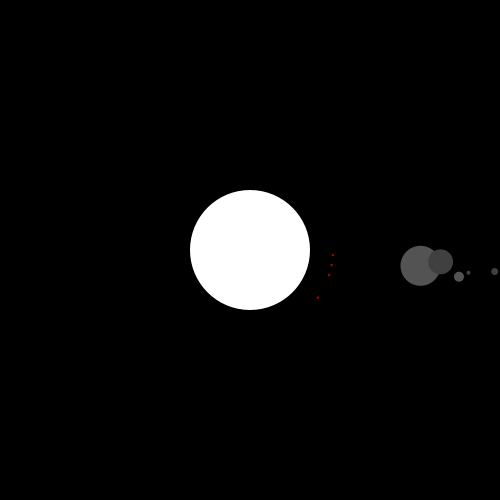
Frame 1 (no input)
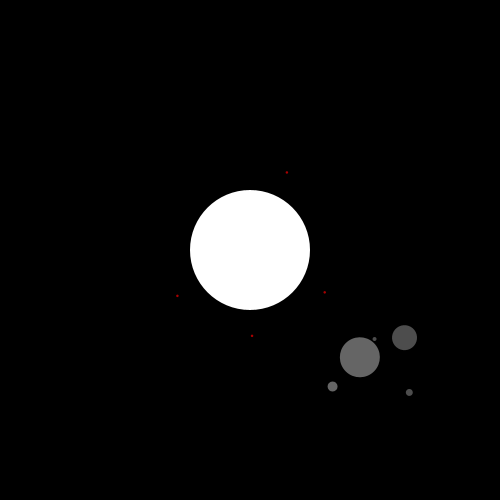
Frame 60 (the mouse pressed at the canvas centre just before this capture)
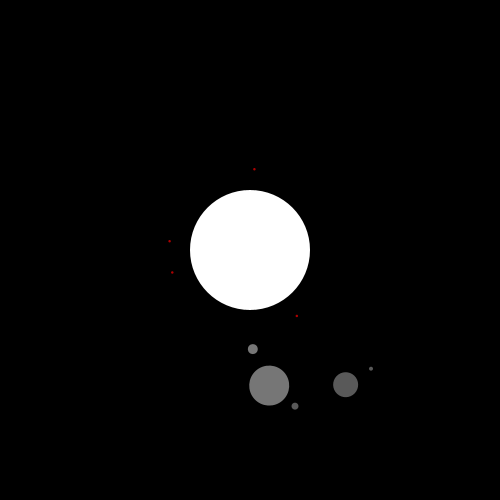
Frame 120 (the mouse held since frame 60 and released just before this capture)

The Processing sketch that drew these frames (run headless with seeded random() and noise(); from frame 60 on, the mouse is pressed at the canvas centre):

// Processing sketch: processing_60841
// ── processing_60841.pde

int s;
float xoff = 0.0;
float xxx = 0.0;
float yyy = 0.0;

void setup() {
    size(500, 500);
    smooth();
        

}
 
 
void draw() { 
    background(0);
xoff = xoff + 0.03;
xxx = xxx + 0.003;
yyy = yyy + 0.003;
float n = noise(xoff) * 30 + 65;
float n2 = noise(xxx) * 200 + 50;     
float n3 = noise(yyy) * 150 + 100;    
    translate(width/2, height/2);

    fill(255);
    noStroke();
    ellipseMode(CENTER);
    ellipse(0, 0, 120, 120);

    
    pushMatrix();
    rotate(millis() * 0.001 * TWO_PI / 5 );
    translate(n, 0);
    colorMode(HSB);
    fill(255,255,255-n);
    ellipse(0, 0, 2.5, 2.5);
    popMatrix();
    
    
    pushMatrix();
    rotate(millis() * 0.001 * TWO_PI / 3 );
    translate(n, 0);
    colorMode(HSB);
    fill(255,255,255-n);
    ellipse(0, 0, 2.5, 2.5);
    popMatrix();
    
    pushMatrix();
    rotate(millis() * 0.001 * TWO_PI / 1.5 );
    translate(n, 0);
    colorMode(HSB);
    fill(255,255,255-n);
    ellipse(0, 0, 2.5, 2.5);
    popMatrix();
    
    pushMatrix();
    rotate(millis() * 0.001 * TWO_PI / 15 );
    translate(n, 0);
    colorMode(HSB);
    fill(255,255,255-n);
    ellipse(0, 0, 2.5, 2.5);
    popMatrix();
    
    fill(255);
     
    pushMatrix();
    rotate(millis() * 0.001 * TWO_PI / 10.0);
    translate(n2, 0);
    colorMode(HSB);
    fill(0,0,255-n2);
    ellipse(0, 0, 40, 40);
    colorMode(RGB);
    
    pushMatrix();
    rotate(millis() * 0.001 * TWO_PI / 5.0);
    translate(40, 0);
    ellipse(0, 0, 10, 10);
    popMatrix();
    
    popMatrix();    
    
    //---
    
    pushMatrix();
    rotate(millis() * 0.001 * TWO_PI / 15.0);
    translate(n3, 0);
    colorMode(HSB);
    fill(0,0,255-n3);
    ellipse(0, 0, 25, 25);
    colorMode(RGB);
    
    pushMatrix();
    rotate(millis() * 0.001 * TWO_PI / 8);
    translate(55, 0);
    ellipse(0, 0, 7, 7);
    popMatrix();
    

    
    pushMatrix();
    rotate(millis() * 0.001 * TWO_PI / 3);
    translate(30, 0);
    ellipse(0, 0, 4, 4);
    popMatrix();
    
    popMatrix();
    
    
    rotate(millis() * 0.001 * TWO_PI);



}
